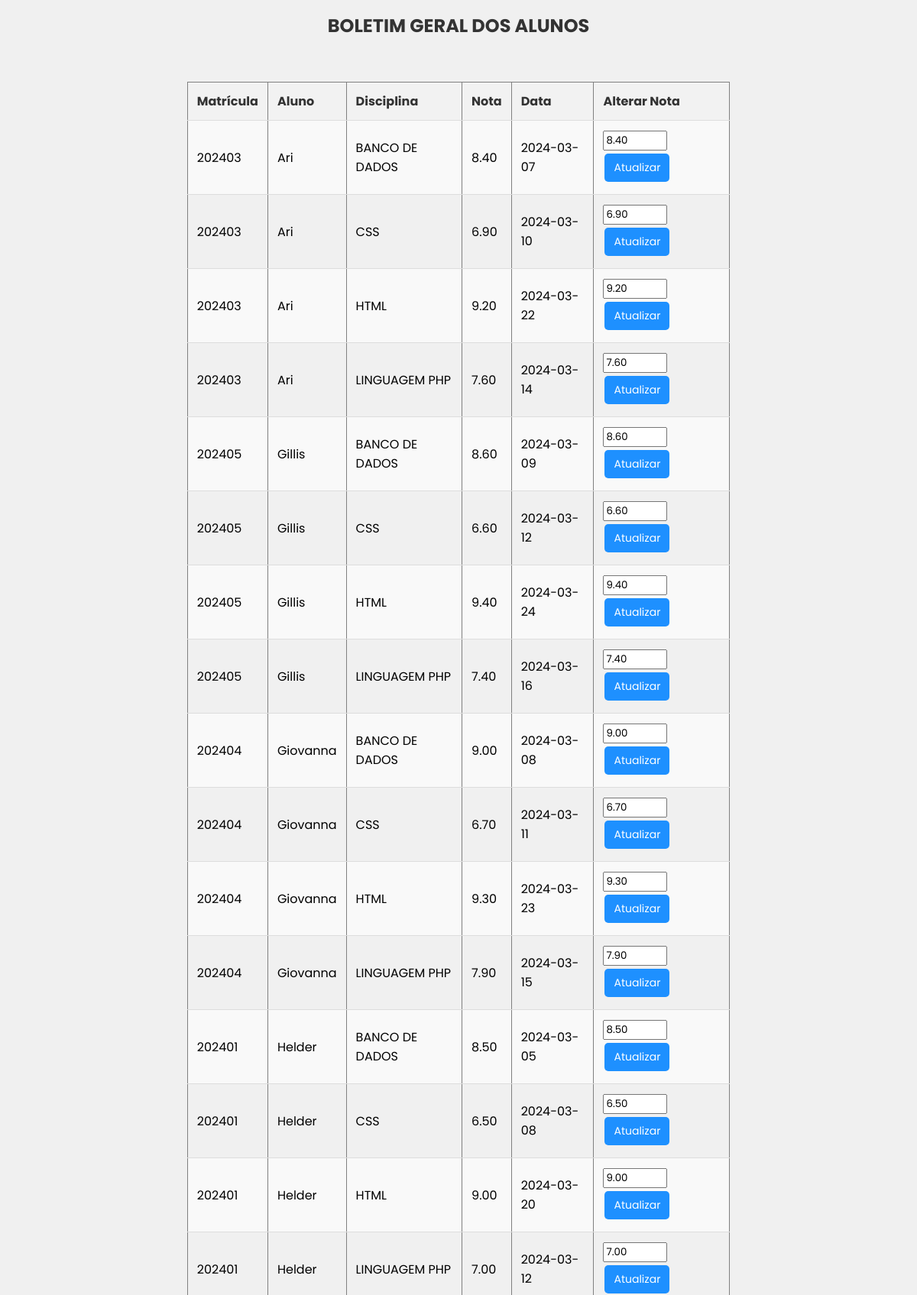
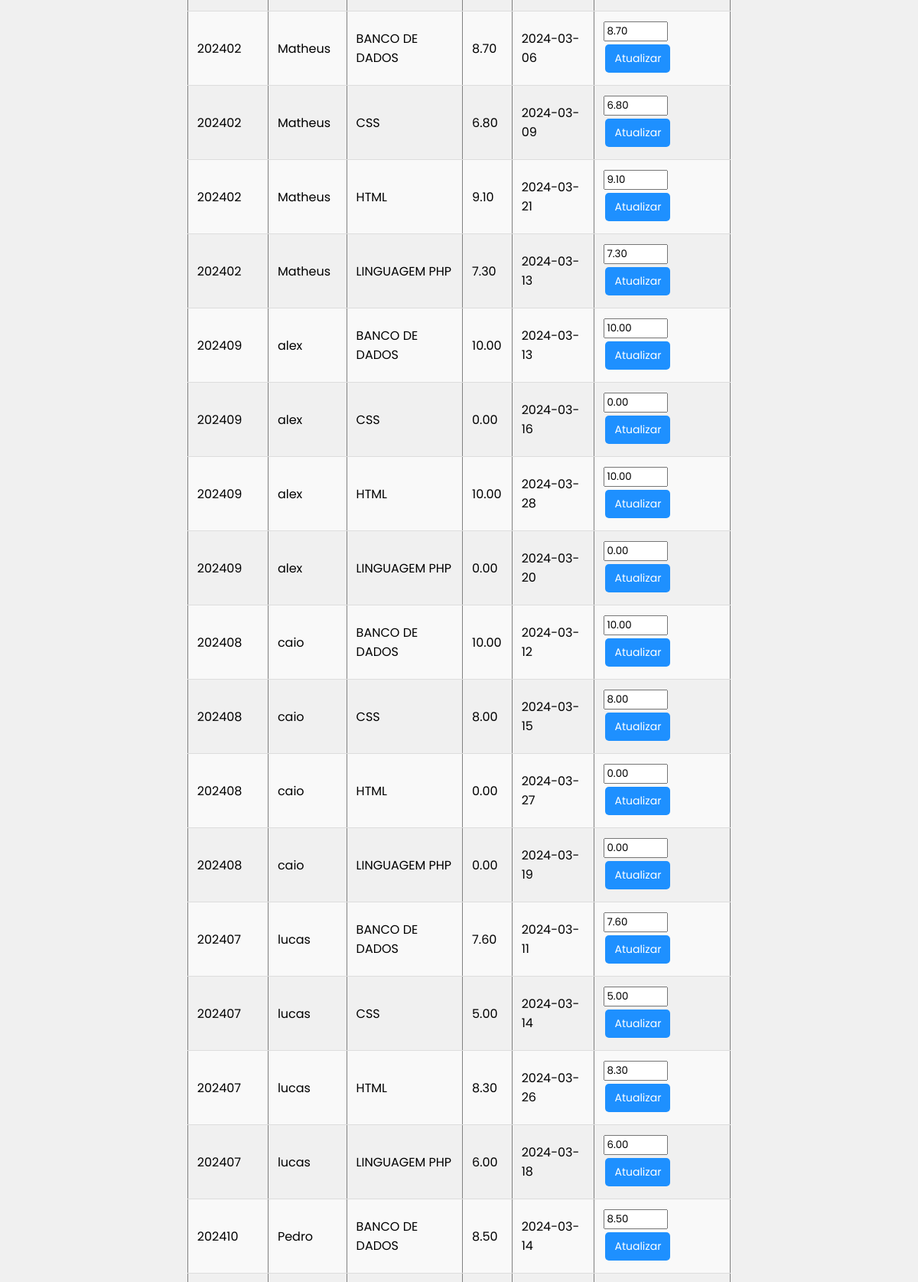
Screenshot of /notas.php (signed in, upper part) with the database file from the repository (2 pictures, top to bottom).
### tables this page shows
CREATE TABLE alunos (
  id INT NOT NULL AUTO_INCREMENT,
  matricula INT NOT NULL UNIQUE,
  fk_user INT NOT NULL,
  PRIMARY KEY (id),
  FOREIGN KEY (fk_user) REFERENCES usuarios (id) ON DELETE CASCADE
);

CREATE TABLE usuarios (
  id INT NOT NULL AUTO_INCREMENT,
  nome VARCHAR(40) NOT NULL,
  email VARCHAR(50) UNIQUE NOT NULL,
  idade INT NOT NULL,
  cpf VARCHAR(14) UNIQUE NOT NULL,
  senha VARCHAR(255) NOT NULL,
  tipo ENUM('Professor','Aluno', "Administrador") NOT NULL,
  PRIMARY KEY (id)
);

CREATE TABLE disciplinas (
  id INT NOT NULL AUTO_INCREMENT,
  nome VARCHAR(30) NOT NULL,
  PRIMARY KEY (id)
  );

CREATE TABLE notas (
  id INT NOT NULL AUTO_INCREMENT,
  nota DECIMAL(5,2) NOT NULL,
  dataL DATE NOT NULL,
  fk_aluno INT NOT NULL,
  fk_prof INT NOT NULL,
  fk_disc INT NOT NULL,
  PRIMARY KEY (id),
  FOREIGN KEY (fk_aluno) REFERENCES alunos (id) ON DELETE CASCADE,
  FOREIGN KEY (fk_prof) REFERENCES professores (id) ON DELETE CASCADE,
  FOREIGN KEY (fk_disc) REFERENCES disciplinas (id) ON DELETE CASCADE
);

### notas.php (the view, shortened to what this page needs)
<!DOCTYPE html>
<html lang="pt-br">
<head>
    <link rel="stylesheet" href="Style/notas.css">
</head>
<body>
    <h1>BOLETIM GERAL DOS ALUNOS</h1>
    <br> <br>
    <div class="containerTable">
    <?php
    include("conexao.php");
    if (!isset($_SESSION['prof_id'])) {
        header("Location: index.html");
        exit();
    } else {
        $profId = $_SESSION['prof_id'];
    }
    $sql = "SELECT
    alunos.id AS aluno_id,
    disciplinas.id AS disciplina_id,
    alunos.matricula,
    usuarios.nome AS aluno,
    disciplinas.nome AS disciplina,
    turmas.nome AS turma,
    notas.nota,
    notas.dataL,
    notas.id AS nota_id
FROM prof_disc_turma pdt
INNER JOIN professores ON pdt.fk_prof = professores.id
INNER JOIN turmas ON pdt.fk_turma = turmas.id
INNER JOIN disciplinas ON pdt.fk_disc = disciplinas.id
INNER JOIN turma_alunos ON turma_alunos.fk_turma = turmas.id
INNER JOIN alunos ON turma_alunos.fk_aluno = alunos.id
INNER JOIN usuarios ON alunos.fk_user = usuarios.id
LEFT JOIN notas
    ON notas.fk_aluno = alunos.id
    AND notas.fk_disc = disciplinas.id
WHERE professores.fk_user = $profId
ORDER BY turma,  aluno, disciplina;
";
    $consulta = mysqli_query($connection, $sql);
    if ($consulta) {
        if (mysqli_num_rows($consulta) > 0) {
            echo "<table border='1'>";
            echo "<tr>
                    <th>Matrícula</th>
                    <th>Aluno</th>
                    <th>Disciplina</th>
                    <th>Nota</th>
                    <th>Data</th>
                    <th>Alterar Nota</th>
                  </tr>";
                  while ($row = mysqli_fetch_assoc($consulta)) {
                    $matricula = htmlspecialchars($row['matricula']);
                    $aluno = htmlspecialchars($row['aluno']);
                    $disciplina = htmlspecialchars($row['disciplina']);
                    $nota = is_null($row['nota']) ? 0 : htmlspecialchars($row['nota']);
                    $data = is_null($row['dataL']) ? '-' : htmlspecialchars($row['dataL']);
                    $nota_id = htmlspecialchars($row['nota_id']);
                    $aluno_id = htmlspecialchars($row['aluno_id']);
                    $disciplina_id = htmlspecialchars($row['disciplina_id']);
                    echo "<tr>";
                    echo "<td>$matricula</td>";
                    echo "<td>$aluno</td>";
                    echo "<td>$disciplina</td>";
                    echo "<td>$nota</td>";
                    echo "<td>$data</td>";
                    echo "<td>
                            <form action='editar.php' method='post'>
                                <input type='hidden' name='nota_id' value='$nota_id'>
                                <input type='hidden' name='aluno_id' value='$aluno_id'>
                                <input type='hidden' name='prof_id' value='$profId'>
                                <input type='hidden' name='disciplina_id' value='$disciplina_id'>
                                <input type='text' name='nova_nota' value='$nota' size='4'>
                                <button type='submit'>Atualizar</button>
                            </form>
                          </td>";
                    echo "</tr>";
                }
            echo "</table>";
        } else {
            echo "Nenhum resultado encontrado.";
        }
    } else {
        echo "Erro na consulta: " . htmlspecialchars(mysqli_errno($connection)) . " - " . htmlspecialchars(mysqli_error($connection));
    }
    ?>
    </div>
    <br><br>
</body>
</html>

### Style/notas.css (style rules this page uses)
* { font-family: "poppins", sans-serif; }
body { font-family: Arial, sans-serif; background-color: #f0f0f0; }
h1 { color: #333; font-size: 24px; margin-bottom: 20px; text-align: center; }
table { width: 60%; border-collapse: collapse; margin-bottom: 20px; }
th, td { padding: 12px; text-align: left; border-bottom: 1px solid #ddd; }
th { background-color: #f2f2f2; color: #333; }
tr:nth-child(even) { background-color: #f9f9f9; }
button { background-color: dodgerblue; color: white; border: none; padding: 8px 12px; text-align: center; text-decoration: none; display: inline-block; font-size: 14px; margin: 4px 2px; cursor: pointer; border-radius: 5px; }
.containerTable { display: flex; align-items: center; justify-content: center; }

### rows the page displays
alunos: matricula "202403", fk_user.nome "Ari", disciplinas.nome "BANCO DE DADOS", notas.nota "8.40", notas.dataL "2024-03-07", nova_nota "8.40", disciplinas.nome "CSS", notas.nota "6.90", notas.dataL "2024-03-10", nova_nota "6.90", disciplinas.nome "HTML", notas.nota "9.20", notas.dataL "2024-03-22", nova_nota "9.20", disciplinas.nome "LINGUAGEM PHP", notas.nota "7.60", notas.dataL "2024-03-14", nova_nota "7.60"
alunos: matricula "202405", fk_user.nome "Gillis", disciplinas.nome "BANCO DE DADOS", notas.nota "8.60", notas.dataL "2024-03-09", nova_nota "8.60", disciplinas.nome "CSS", notas.nota "6.60", notas.dataL "2024-03-12", nova_nota "6.60", disciplinas.nome "HTML", notas.nota "9.40", notas.dataL "2024-03-24", nova_nota "9.40", disciplinas.nome "LINGUAGEM PHP", notas.nota "7.40", notas.dataL "2024-03-16", nova_nota "7.40"
alunos: matricula "202404", fk_user.nome "Giovanna", disciplinas.nome "BANCO DE DADOS", notas.nota "9.00", notas.dataL "2024-03-08", nova_nota "9.00", disciplinas.nome "CSS", notas.nota "6.70", notas.dataL "2024-03-11", nova_nota "6.70", disciplinas.nome "HTML", notas.nota "9.30", notas.dataL "2024-03-23", nova_nota "9.30", disciplinas.nome "LINGUAGEM PHP", notas.nota "7.90", notas.dataL "2024-03-15", nova_nota "7.90"
alunos: matricula "202401", fk_user.nome "Helder", disciplinas.nome "BANCO DE DADOS", notas.nota "8.50", notas.dataL "2024-03-05", nova_nota "8.50", disciplinas.nome "CSS", notas.nota "6.50", notas.dataL "2024-03-08", nova_nota "6.50", disciplinas.nome "HTML", notas.nota "9.00", notas.dataL "2024-03-20", nova_nota "9.00", disciplinas.nome "LINGUAGEM PHP", notas.nota "7.00", notas.dataL "2024-03-12", nova_nota "7.00"
alunos: matricula "202402", fk_user.nome "Matheus", disciplinas.nome "BANCO DE DADOS", notas.nota "8.70", notas.dataL "2024-03-06", nova_nota "8.70", disciplinas.nome "CSS", notas.nota "6.80", notas.dataL "2024-03-09", nova_nota "6.80", disciplinas.nome "HTML", notas.nota "9.10", notas.dataL "2024-03-21", nova_nota "9.10", disciplinas.nome "LINGUAGEM PHP", notas.nota "7.30", notas.dataL "2024-03-13", nova_nota "7.30"
alunos: matricula "202409", fk_user.nome "alex", disciplinas.nome "BANCO DE DADOS", notas.nota "10.00", notas.dataL "2024-03-13", nova_nota "10.00", disciplinas.nome "CSS", notas.nota "0.00", notas.dataL "2024-03-16", nova_nota "0.00", disciplinas.nome "HTML", notas.dataL "2024-03-28", disciplinas.nome "LINGUAGEM PHP", notas.dataL "2024-03-20"
alunos: matricula "202408", fk_user.nome "caio", disciplinas.nome "BANCO DE DADOS", notas.nota "10.00", notas.dataL "2024-03-12", nova_nota "10.00", disciplinas.nome "CSS", notas.nota "8.00", notas.dataL "2024-03-15", nova_nota "8.00", disciplinas.nome "HTML", notas.nota "0.00", notas.dataL "2024-03-27", nova_nota "0.00", disciplinas.nome "LINGUAGEM PHP", notas.dataL "2024-03-19"
alunos: matricula "202407", fk_user.nome "lucas", disciplinas.nome "BANCO DE DADOS", notas.nota "7.60", notas.dataL "2024-03-11", nova_nota "7.60", disciplinas.nome "CSS", notas.nota "5.00", notas.dataL "2024-03-14", nova_nota "5.00", disciplinas.nome "HTML", notas.nota "8.30", notas.dataL "2024-03-26", nova_nota "8.30", disciplinas.nome "LINGUAGEM PHP", notas.nota "6.00", notas.dataL "2024-03-18", nova_nota "6.00"
alunos: matricula "202410", fk_user.nome "Pedro", disciplinas.nome "BANCO DE DADOS", notas.nota "8.50", notas.dataL "2024-03-14", nova_nota "8.50"
